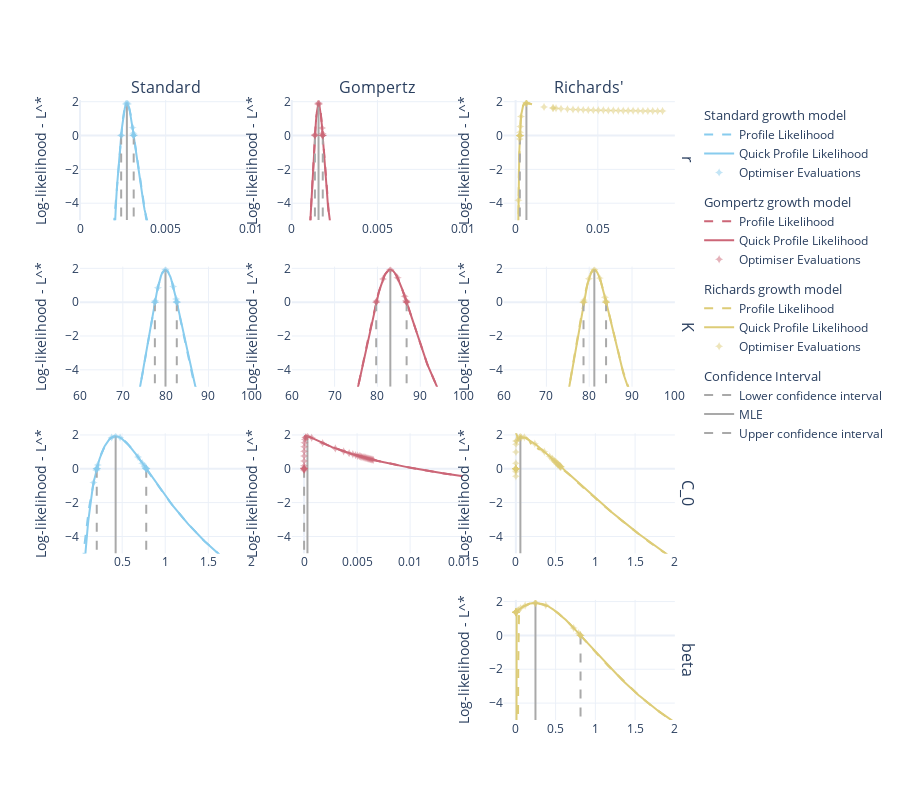
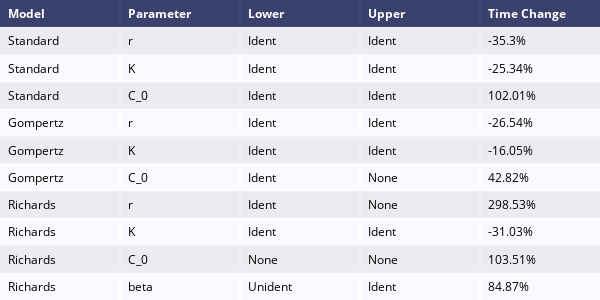

Source (notebook cell) for these figures, in order:
### Code cell
opts = {
    'method': 'quadratic approx.',
    'max_N_opts': 40,
    'approx shape N': 10,
    'interp': 0,
    'lower_bounds': 0,
    'seed': seed
}
first_L = True
first_MLE = True
first_U = True
fig2 = make_subplots(rows=4, cols=3)
df_ident = pd.DataFrame(columns=["Model", "Parameter", "Lower", "Upper", "Time Change"])
data["PLL"].result = {}
for i_m, data in enumerate(datas):
    print(data['model'])
    data["PLL"].set_options(opts, reset=True)

    if data['model'] == 'Standard':
        names_m = zip(range(0, 3), row_names[:-1])
    elif data['model'] == 'Gompertz':
        names_m = zip(range(0, 3), row_names[:-1])
    else:
        names_m = zip([0, 1, 3, 2], row_names[:])
    data["PLL"].set_param_range(range(0, len(data['bounds'])), bounds=data['bounds'], adapt=False)
    row = 0
    for i_param, param in names_m:
        print("\t", i_param, param)
        row += 1
        timer.reset()
        result = data["PLL"].run(i_param, n_points = 200)
        quick_time = timer.time()
        time_change = (
            quick_time - slow_times[(data['model'], param)]
        )/slow_times[(data['model'], param)]
        time_change = str(round(time_change*100, 2)) + "%"
        identifiability = data["PLL"].result[i_param]['identifiabilty']
        df_ident.loc[len(df_ident.index)] = [
            data['model'], param, identifiability[0], identifiability[1],
            time_change
        ]
        fig2.add_trace(
            go.Scatter(
                name= "Quick Profile Likelihood",
                x=result[0],
                y=result[1],
                mode='lines',
                line=dict(color=disc_col_scale[i_m]),
                showlegend=i_param==0,
                legendgroup=data["model"],
                legendgrouptitle=dict(
                    text=data["model"]+" growth model"
                )
            ), row=row, col=i_m+1
        )
        x_CI, LL_CI, _ = data["PLL"].result[i_param]['CI']
        if identifiability[0]=='Ident':
            fig2.add_trace(
                go.Scatter(
                    name= "Lower confidence interval",
                    x=[x_CI[0], x_CI[0]],
                    y=[LL_CI[0], -5],  # min(result[1, np.isfinite(result[1])])],
                    mode='lines',
                    line=dict(color='darkgrey', dash='dash'),
                    showlegend=first_L,
                    legendgroup="CI",
                    legendgrouptitle=dict(
                        text="Confidence Interval"
                    )
                ), row=row, col=i_m+1
            )
            first_L = False
        fig2.add_trace(
            go.Scatter(
                name= "MLE",
                x=[x_CI[1], x_CI[1]],
                y=[LL_CI[1], -5],   # min(result[1, np.isfinite(result[1])])],
                mode='lines',
                line=dict(color='darkgrey'),
                showlegend=first_MLE,
                legendgroup="CI",
                legendgrouptitle=dict(
                    text="Confidence Interval"
                )
            ), row=row, col=i_m+1
        )
        first_MLE = False
        if identifiability[1]=='Ident':
            fig2.add_trace(
                go.Scatter(
                    name= "Upper confidence interval",
                    x=[x_CI[2], x_CI[2]],
                    y=[LL_CI[2], -5],   # min(result[1, np.isfinite(result[1])])],
                    mode='lines',
                    line=dict(color='darkgrey', dash='dash'),
                    showlegend=first_U,
                    legendgroup="CI",
                    legendgrouptitle=dict(
                    # k=2, w=weights, s=5e-2*len(weights)
                        text="Confidence Interval"
                    )
                ), row=row, col=i_m+1
            )
            first_U = False
        optimiser_points = data["PLL"].result[i_param]['opt points']
        fig2.add_trace(
            go.Scatter(
                name='Optimiser Evaluations',
                x=optimiser_points[0],
                y=optimiser_points[1],
                mode='markers',
                marker=dict(
                    color=disc_col_scale[i_m],
                    symbol="star-diamond",
                    opacity=0.5
                ),
                showlegend=i_param==0,
                legendgroup=data["model"],
            ), row=row, col=i_m+1
        )
fig = go.Figure(data = fig1.data + fig2.data).set_subplots(
    4, 3, column_titles=col_names , row_titles=row_names
)
fig.update_yaxes(range=[-5, 2.1], title = "Log-likelihood - L^*")
fig.update_layout(
    template='plotly_white',
    width=900,
    height=800,
)
fig.write_image(image_file+"/Log_Growth_PLL_QPLL_r"+str(r_exp)+".svg")
fig.show()

df_ident.replace(['Ident', 'Unident', None], ['Identifiable', 'Unidentible', 'Unknown'])
fig3 = ff.create_table(df_ident)
fig3.update_layout(
    width=600,
    height=300,
)
fig3.write_image(image_file+"/Log_Growth_QPLL_Table_r"+str(r_exp)+".svg")
fig3.show()

### Figure 1 — Plotly figure (JSON) as saved in the notebook; plotly's stock layout.template omitted (floating-point values rounded to 4 significant figures; data arrays with more than 128 entries replaced by an {"elided": "..."} marker saying what was removed)
{"data": [{"legendgroup": "Standard", "legendgrouptitle": {"text": "Standard growth model"}, "line": {"color": "rgb(136, 204, 238)", "dash": "dash"}, "mode": "lines", "name": "Profile Likelihood", "showlegend": true, "type": "scatter", "x": {"elided": "200 float values"}, "xaxis": "x", "y": {"elided": "200 float values"}, "yaxis": "y"}, {"legendgroup": "Standard", "legendgrouptitle": {"text": "Standard growth model"}, "line": {"color": "rgb(136, 204, 238)", "dash": "dash"}, "mode": "lines", "name": "Profile Likelihood", "showlegend": false, "type": "scatter", "x": {"elided": "200 float values"}, "xaxis": "x4", "y": {"elided": "200 float values"}, "yaxis": "y4"}, {"legendgroup": "Standard", "legendgrouptitle": {"text": "Standard growth model"}, "line": {"color": "rgb(136, 204, 238)", "dash": "dash"}, "mode": "lines", "name": "Profile Likelihood", "showlegend": false, "type": "scatter", "x": {"elided": "200 float values"}, "xaxis": "x7", "y": {"elided": "200 float values"}, "yaxis": "y7"}, {"legendgroup": "Gompertz", "legendgrouptitle": {"text": "Gompertz growth model"}, "line": {"color": "rgb(204, 102, 119)", "dash": "dash"}, "mode": "lines", "name": "Profile Likelihood", "showlegend": true, "type": "scatter", "x": {"elided": "200 float values"}, "xaxis": "x2", "y": {"elided": "200 float values"}, "yaxis": "y2"}, {"legendgroup": "Gompertz", "legendgrouptitle": {"text": "Gompertz growth model"}, "line": {"color": "rgb(204, 102, 119)", "dash": "dash"}, "mode": "lines", "name": "Profile Likelihood", "showlegend": false, "type": "scatter", "x": {"elided": "200 float values"}, "xaxis": "x5", "y": {"elided": "200 float values"}, "yaxis": "y5"}, {"legendgroup": "Gompertz", "legendgrouptitle": {"text": "Gompertz growth model"}, "line": {"color": "rgb(204, 102, 119)", "dash": "dash"}, "mode": "lines", "name": "Profile Likelihood", "showlegend": false, "type": "scatter", "x": {"elided": "200 float values"}, "xaxis": "x8", "y": {"elided": "200 float values"}, "yaxis": "y8"}, {"legendgroup": "Richards", "legendgrouptitle": {"text": "Richards growth model"}, "line": {"color": "rgb(221, 204, 119)", "dash": "dash"}, "mode": "lines", "name": "Profile Likelihood", "showlegend": true, "type": "scatter", "x": {"elided": "200 float values"}, "xaxis": "x3", "y": {"elided": "200 float values"}, "yaxis": "y3"}, {"legendgroup": "Richards", "legendgrouptitle": {"text": "Richards growth model"}, "line": {"color": "rgb(221, 204, 119)", "dash": "dash"}, "mode": "lines", "name": "Profile Likelihood", "showlegend": false, "type": "scatter", "x": {"elided": "200 float values"}, "xaxis": "x6", "y": {"elided": "200 float values"}, "yaxis": "y6"}, {"legendgroup": "Richards", "legendgrouptitle": {"text": "Richards growth model"}, "line": {"color": "rgb(221, 204, 119)", "dash": "dash"}, "mode": "lines", "name": "Profile Likelihood", "showlegend": false, "type": "scatter", "x": {"elided": "200 float values"}, "xaxis": "x9", "y": {"elided": "200 float values"}, "yaxis": "y9"}, {"legendgroup": "Richards", "legendgrouptitle": {"text": "Richards growth model"}, "line": {"color": "rgb(221, 204, 119)", "dash": "dash"}, "mode": "lines", "name": "Profile Likelihood", "showlegend": false, "type": "scatter", "x": {"elided": "200 float values"}, "xaxis": "x12", "y": {"elided": "200 float values"}, "yaxis": "y12"}, {"legendgroup": "Standard", "legendgrouptitle": {"text": "Standard growth model"}, "line": {"color": "rgb(136, 204, 238)"}, "mode": "lines", "name": "Quick Profile Likelihood", "showlegend": true, "type": "scatter", "x": {"elided": "200 float values"}, "xaxis": "x", "y": {"elided": "200 float values"}, "yaxis": "y"}, {"legendgroup": "CI", "legendgrouptitle": {"text": "Confidence Interval"}, "line": {"color": "darkgrey", "dash": "dash"}, "mode": "lines", "name": "Lower confidence interval", "showlegend": true, "type": "scatter", "x": [0.002403, 0.002403], "xaxis": "x", "y": [0.0005044, -5], "yaxis": "y"}, {"legendgroup": "CI", "legendgrouptitle": {"text": "Confidence Interval"}, "line": {"color": "darkgrey"}, "mode": "lines", "name": "MLE", "showlegend": true, "type": "scatter", "x": [0.002737, 0.002737], "xaxis": "x", "y": [1.92, -5], "yaxis": "y"}, {"legendgroup": "CI", "legendgrouptitle": {"text": "Confidence Interval"}, "line": {"color": "darkgrey", "dash": "dash"}, "mode": "lines", "name": "Upper confidence interval", "showlegend": true, "type": "scatter", "x": [0.003134, 0.003134], "xaxis": "x", "y": [0.0003102, -5], "yaxis": "y"}, {"legendgroup": "Standard", "marker": {"color": "rgb(136, 204, 238)", "opacity": 0.5, "symbol": "star-diamond"}, "mode": "markers", "name": "Optimiser Evaluations", "showlegend": true, "type": "scatter", "x": [0.002403, 0.002405, 0.002678, 0.002737, 0.002797, 0.00307, 0.003116, 0.003129, 0.003133, 0.003134, 0.003134, 0.003134], "xaxis": "x", "y": [0.0005044, 0.02159, 1.859, 1.92, 1.859, 0.4678, 0.1333, 0.03919, 0.0116, 0.003477, 0.00104, 0.0003102], "yaxis": "y"}, {"legendgroup": "Standard", "legendgrouptitle": {"text": "Standard growth model"}, "line": {"color": "rgb(136, 204, 238)"}, "mode": "lines", "name": "Quick Profile Likelihood", "showlegend": false, "type": "scatter", "x": {"elided": "200 float values"}, "xaxis": "x4", "y": {"elided": "200 float values"}, "yaxis": "y4"}, {"legendgroup": "CI", "legendgrouptitle": {"text": "Confidence Interval"}, "line": {"color": "darkgrey", "dash": "dash"}, "mode": "lines", "name": "Lower confidence interval", "showlegend": false, "type": "scatter", "x": [77.48, 77.48], "xaxis": "x4", "y": [0.0001162, -5], "yaxis": "y4"}, {"legendgroup": "CI", "legendgrouptitle": {"text": "Confidence Interval"}, "line": {"color": "darkgrey"}, "mode": "lines", "name": "MLE", "showlegend": false, "type": "scatter", "x": [79.96, 79.96], "xaxis": "x4", "y": [1.92, -5], "yaxis": "y4"}, {"legendgroup": "CI", "legendgrouptitle": {"text": "Confidence Interval"}, "line": {"color": "darkgrey", "dash": "dash"}, "mode": "lines", "name": "Upper confidence interval", "showlegend": false, "type": "scatter", "x": [82.6, 82.6], "xaxis": "x4", "y": [0.0003595, -5], "yaxis": "y4"}, {"legendgroup": "Standard", "marker": {"color": "rgb(136, 204, 238)", "opacity": 0.5, "symbol": "star-diamond"}, "mode": "markers", "name": "Optimiser Evaluations", "showlegend": false, "type": "scatter", "x": [77.48, 77.48, 77.49, 77.55, 78.18, 79.96, 81.75, 82.44, 82.57, 82.59, 82.6, 82.6], "xaxis": "x4", "y": [0.0001162, 0.001075, 0.01, 0.09176, 0.8571, 1.92, 0.9328, 0.1837, 0.03805, 0.007998, 0.00169, 0.0003595], "yaxis": "y4"}, {"legendgroup": "Standard", "legendgrouptitle": {"text": "Standard growth model"}, "line": {"color": "rgb(136, 204, 238)"}, "mode": "lines", "name": "Quick Profile Likelihood", "showlegend": false, "type": "scatter", "x": {"elided": "200 float values"}, "xaxis": "x7", "y": {"elided": "200 float values"}, "yaxis": "y7"}, {"legendgroup": "CI", "legendgrouptitle": {"text": "Confidence Interval"}, "line": {"color": "darkgrey", "dash": "dash"}, "mode": "lines", "name": "Lower confidence interval", "showlegend": false, "type": "scatter", "x": [0.2046, 0.2046], "xaxis": "x7", "y": [0.0007991, -5], "yaxis": "y7"}, {"legendgroup": "CI", "legendgrouptitle": {"text": "Confidence Interval"}, "line": {"color": "darkgrey"}, "mode": "lines", "name": "MLE", "showlegend": false, "type": "scatter", "x": [0.424, 0.424], "xaxis": "x7", "y": [1.92, -5], "yaxis": "y7"}, {"legendgroup": "CI", "legendgrouptitle": {"text": "Confidence Interval"}, "line": {"color": "darkgrey", "dash": "dash"}, "mode": "lines", "name": "Upper confidence interval", "showlegend": false, "type": "scatter", "x": [0.7794, 0.7794], "xaxis": "x7", "y": [0.0008114, -5], "yaxis": "y7"}, {"legendgroup": "Standard", "marker": {"color": "rgb(136, 204, 238)", "opacity": 0.5, "symbol": "star-diamond"}, "mode": "markers", "name": "Optimiser Evaluations", "showlegend": false, "type": "scatter", "x": [0.1678, 0.2002, 0.2039, 0.2044, 0.2046, 0.2048, 0.2062, 0.2161, 0.378, 0.424, 0.4755, 0.6843, 0.7346, 0.7589, 0.7698, 0.775, 0.7774, 0.7785, 0.779, 0.7793, 0.7794], "xaxis": "x7", "y": [-0.814, -0.08638, -0.01281, -0.002008, 0.0007991, 0.005047, 0.03236, 0.2205, 1.854, 1.92, 1.85, 0.6994, 0.3338, 0.1532, 0.07235, 0.03408, 0.01613, 0.007633, 0.003616, 0.001713, 0.0008114], "yaxis": "y7"}, {"legendgroup": "Gompertz", "legendgrouptitle": {"text": "Gompertz growth model"}, "line": {"color": "rgb(204, 102, 119)"}, "mode": "lines", "name": "Quick Profile Likelihood", "showlegend": true, "type": "scatter", "x": {"elided": "200 float values"}, "xaxis": "x2", "y": {"elided": "200 float values"}, "yaxis": "y2"}, {"legendgroup": "CI", "legendgrouptitle": {"text": "Confidence Interval"}, "line": {"color": "darkgrey", "dash": "dash"}, "mode": "lines", "name": "Lower confidence interval", "showlegend": false, "type": "scatter", "x": [0.001351, 0.001351], "xaxis": "x2", "y": [0.0005822, -5], "yaxis": "y2"}, {"legendgroup": "CI", "legendgrouptitle": {"text": "Confidence Interval"}, "line": {"color": "darkgrey"}, "mode": "lines", "name": "MLE", "showlegend": false, "type": "scatter", "x": [0.001563, 0.001563], "xaxis": "x2", "y": [1.92, -5], "yaxis": "y2"}, {"legendgroup": "CI", "legendgrouptitle": {"text": "Confidence Interval"}, "line": {"color": "darkgrey", "dash": "dash"}, "mode": "lines", "name": "Upper confidence interval", "showlegend": false, "type": "scatter", "x": [0.001809, 0.001809], "xaxis": "x2", "y": [0.0007059, -5], "yaxis": "y2"}, {"legendgroup": "Gompertz", "marker": {"color": "rgb(204, 102, 119)", "opacity": 0.5, "symbol": "star-diamond"}, "mode": "markers", "name": "Optimiser Evaluations", "showlegend": true, "type": "scatter", "x": [0.001351, 0.001351, 0.001354, 0.001527, 0.001563, 0.0016, 0.001772, 0.001799, 0.001807, 0.001809, 0.001809, 0.001809], "xaxis": "x2", "y": [0.0005822, 0.002041, 0.06142, 1.862, 1.92, 1.861, 0.443, 0.1185, 0.03273, 0.00913, 0.002551, 0.0007059], "yaxis": "y2"}, {"legendgroup": "Gompertz", "legendgrouptitle": {"text": "Gompertz growth model"}, "line": {"color": "rgb(204, 102, 119)"}, "mode": "lines", "name": "Quick Profile Likelihood", "showlegend": false, "type": "scatter", "x": {"elided": "200 float values"}, "xaxis": "x5", "y": {"elided": "200 float values"}, "yaxis": "y5"}, {"legendgroup": "CI", "legendgrouptitle": {"text": "Confidence Interval"}, "line": {"color": "darkgrey", "dash": "dash"}, "mode": "lines", "name": "Lower confidence interval", "showlegend": false, "type": "scatter", "x": [79.71, 79.71], "xaxis": "x5", "y": [-0.0001957, -5], "yaxis": "y5"}, {"legendgroup": "CI", "legendgrouptitle": {"text": "Confidence Interval"}, "line": {"color": "darkgrey"}, "mode": "lines", "name": "MLE", "showlegend": false, "type": "scatter", "x": [83.01, 83.01], "xaxis": "x5", "y": [1.92, -5], "yaxis": "y5"}, {"legendgroup": "CI", "legendgrouptitle": {"text": "Confidence Interval"}, "line": {"color": "darkgrey", "dash": "dash"}, "mode": "lines", "name": "Upper confidence interval", "showlegend": false, "type": "scatter", "x": [86.81, 86.81], "xaxis": "x5", "y": [0.0008793, -5], "yaxis": "y5"}, {"legendgroup": "Gompertz", "marker": {"color": "rgb(204, 102, 119)", "opacity": 0.5, "symbol": "star-diamond"}, "mode": "markers", "name": "Optimiser Evaluations", "showlegend": false, "type": "scatter", "x": [79.71, 79.72, 79.78, 81.31, 83.01, 84.71, 86.36, 86.7, 86.78, 86.81, 86.81, 86.81], "xaxis": "x5", "y": [-0.0001957, 0.003496, 0.06875, 1.372, 1.92, 1.44, 0.3548, 0.09372, 0.02533, 0.007153, 0.002245, 0.0008793], "yaxis": "y5"}, {"legendgroup": "Gompertz", "legendgrouptitle": {"text": "Gompertz growth model"}, "line": {"color": "rgb(204, 102, 119)"}, "mode": "lines", "name": "Quick Profile Likelihood", "showlegend": false, "type": "scatter", "x": {"elided": "200 float values"}, "xaxis": "x8", "y": {"elided": "200 float values"}, "yaxis": "y8"}, {"legendgroup": "CI", "legendgrouptitle": {"text": "Confidence Interval"}, "line": {"color": "darkgrey", "dash": "dash"}, "mode": "lines", "name": "Lower confidence interval", "showlegend": false, "type": "scatter", "x": [8.072e-07, 8.072e-07], "xaxis": "x8", "y": [0.0001172, -5], "yaxis": "y8"}, {"legendgroup": "CI", "legendgrouptitle": {"text": "Confidence Interval"}, "line": {"color": "darkgrey"}, "mode": "lines", "name": "MLE", "showlegend": false, "type": "scatter", "x": [0.0003177, 0.0003177], "xaxis": "x8", "y": [1.92, -5], "yaxis": "y8"}, {"legendgroup": "Gompertz", "marker": {"color": "rgb(204, 102, 119)", "opacity": 0.5, "symbol": "star-diamond"}, "mode": "markers", "name": "Optimiser Evaluations", "showlegend": false, "type": "scatter", "x": [6.205e-07, 7.756e-07, 7.95e-07, 8.047e-07, 8.072e-07, 8.096e-07, 8.144e-07, 8.532e-07, 9.308e-07, 1.241e-06, 2.482e-06, 4.964e-06, 9.928e-06, 1.986e-05, 3.971e-05, 7.943e-05, 0.0001325, 0.0001589, 0.0003177, 0.0007195, 0.001753, 0.002947, 0.003735, 0.004249, 0.004601, 0.004857, 0.005053, 0.00521, 0.005339, 0.005448, 0.005563, 0.005671, 0.005778, 0.005881, 0.005981, 0.006079, 0.006174, 0.006267, 0.006358, 0.006446, 0.006532], "xaxis": "x8", "y": [-0.1077, -0.01624, -0.006108, -0.001118, 0.0001172, 0.001349, 0.003792, 0.02292, 0.05871, 0.1774, 0.4657, 0.753, 1.033, 1.299, 1.537, 1.734, 1.841, 1.869, 1.92, 1.835, 1.518, 1.205, 1.029, 0.9241, 0.8562, 0.8085, 0.7731, 0.7453, 0.7228, 0.7039, 0.6843, 0.6662, 0.6484, 0.6314, 0.615, 0.5993, 0.584, 0.5693, 0.5551, 0.5413, 0.528], "yaxis": "y8"}, {"legendgroup": "Richards", "legendgrouptitle": {"text": "Richards growth model"}, "line": {"color": "rgb(221, 204, 119)"}, "mode": "lines", "name": "Quick Profile Likelihood", "showlegend": true, "type": "scatter", "x": {"elided": "200 float values"}, "xaxis": "x3", "y": {"elided": "200 float values"}, "yaxis": "y3"}, {"legendgroup": "CI", "legendgrouptitle": {"text": "Confidence Interval"}, "line": {"color": "darkgrey", "dash": "dash"}, "mode": "lines", "name": "Lower confidence interval", "showlegend": false, "type": "scatter", "x": [0.002592, 0.002592], "xaxis": "x3", "y": [0.0003762, -5], "yaxis": "y3"}, {"legendgroup": "CI", "legendgrouptitle": {"text": "Confidence Interval"}, "line": {"color": "darkgrey"}, "mode": "lines", "name": "MLE", "showlegend": false, "type": "scatter", "x": [0.006582, 0.006582], "xaxis": "x3", "y": [1.92, -5], "yaxis": "y3"}, {"legendgroup": "Richards", "marker": {"color": "rgb(221, 204, 119)", "opacity": 0.5, "symbol": "star-diamond"}, "mode": "markers", "name": "Optimiser Evaluations", "showlegend": true, "type": "scatter", "x": [0.0001709, 0.001731, 0.002511, 0.002579, 0.002587, 0.002592, 0.002592, 0.002593, 0.002594, 0.002596, 0.002681, 0.002851, 0.003291, 0.006482, 0.006582, 0.006685, 0.0173, 0.02258, 0.02302, 0.02459, 0.02762, 0.03153, 0.03491, 0.03805, 0.04112, 0.04418, 0.04726, 0.05031, 0.05335, 0.05639, 0.05942, 0.06244, 0.06546, 0.06845, 0.07146, 0.07445, 0.07744, 0.08043, 0.08341, 0.08639, 0.08935], "xaxis": "x3", "y": [-29.86, -3.826, -0.2086, -0.03269, -0.01144, -0.001357, 0.0003762, 0.002001, 0.004008, 0.009122, 0.1973, 0.5362, 1.127, 1.92, 1.92, 1.92, 1.693, 1.629, 1.624, 1.61, 1.587, 1.562, 1.545, 1.531, 1.519, 1.512, 1.501, 1.492, 1.491, 1.485, 1.478, 1.475, 1.464, 1.467, 1.463, 1.46, 1.456, 1.454, 1.451, 1.443, 1.446], "yaxis": "y3"}, {"legendgroup": "Richards", "legendgrouptitle": {"text": "Richards growth model"}, "line": {"color": "rgb(221, 204, 119)"}, "mode": "lines", "name": "Quick Profile Likelihood", "showlegend": false, "type": "scatter", "x": {"elided": "200 float values"}, "xaxis": "x6", "y": {"elided": "200 float values"}, "yaxis": "y6"}, {"legendgroup": "CI", "legendgrouptitle": {"text": "Confidence Interval"}, "line": {"color": "darkgrey", "dash": "dash"}, "mode": "lines", "name": "Lower confidence interval", "showlegend": false, "type": "scatter", "x": [78.67, 78.67], "xaxis": "x6", "y": [0.0006883, -5], "yaxis": "y6"}, {"legendgroup": "CI", "legendgrouptitle": {"text": "Confidence Interval"}, "line": {"color": "darkgrey"}, "mode": "lines", "name": "MLE", "showlegend": false, "type": "scatter", "x": [81.2, 81.2], "xaxis": "x6", "y": [1.92, -5], "yaxis": "y6"}, {"legendgroup": "CI", "legendgrouptitle": {"text": "Confidence Interval"}, "line": {"color": "darkgrey", "dash": "dash"}, "mode": "lines", "name": "Upper confidence interval", "showlegend": false, "type": "scatter", "x": [83.94, 83.94], "xaxis": "x6", "y": [0.0005993, -5], "yaxis": "y6"}, {"legendgroup": "Richards", "marker": {"color": "rgb(221, 204, 119)", "opacity": 0.5, "symbol": "star-diamond"}, "mode": "markers", "name": "Optimiser Evaluations", "showlegend": false, "type": "scatter", "x": [78.67, 78.67, 78.68, 78.76, 79.92, 81.2, 82.47, 83.67, 83.88, 83.93, 83.94, 83.94, 83.94], "xaxis": "x6", "y": [0.0006883, 0.00159, 0.01121, 0.1212, 1.385, 1.92, 1.422, 0.295, 0.06567, 0.01504, 0.00374, 0.001182, 0.0005993], "yaxis": "y6"}, {"legendgroup": "Richards", "legendgrouptitle": {"text": "Richards growth model"}, "line": {"color": "rgb(221, 204, 119)"}, "mode": "lines", "name": "Quick Profile Likelihood", "showlegend": false, "type": "scatter", "x": {"elided": "200 float values"}, "xaxis": "x9", "y": {"elided": "200 float values"}, "yaxis": "y9"}, {"legendgroup": "CI", "legendgrouptitle": {"text": "Confidence Interval"}, "line": {"color": "darkgrey"}, "mode": "lines", "name": "MLE", "showlegend": false, "type": "scatter", "x": [0.0571, 0.0571], "xaxis": "x9", "y": [1.92, -5], "yaxis": "y9"}, {"legendgroup": "Richards", "marker": {"color": "rgb(221, 204, 119)", "opacity": 0.5, "symbol": "star-diamond"}, "mode": "markers", "name": "Optimiser Evaluations", "showlegend": false, "type": "scatter", "x": [0.0002754, 0.0003443, 0.0003787, 0.0003959, 0.0004002, 0.0004002, 0.0004003, 0.0004003, 0.0004005, 0.0004008, 0.0004013, 0.0004024, 0.0004045, 0.0004131, 0.0005508, 0.001102, 0.002203, 0.004407, 0.008813, 0.04798, 0.0571, 0.06786, 0.1068, 0.2388, 0.3587, 0.426, 0.4593, 0.4777, 0.4886, 0.5012, 0.5109, 0.5205, 0.5288, 0.5353, 0.5423, 0.5483, 0.5534, 0.5573, 0.5603, 0.5644, 0.568], "xaxis": "x9", "y": [-0.4444, -0.1796, -0.07062, -0.01889, -0.00201, 0.003132, 0.002496, 0.001952, 0.001593, 0.001598, 0.00233, 0.004491, 0.006858, 0.0234, 0.3306, 0.9931, 1.45, 1.645, 1.639, 1.843, 1.92, 1.84, 1.862, 1.475, 1.01, 0.7318, 0.5899, 0.4817, 0.4638, 0.3898, 0.3678, 0.3117, 0.2414, 0.2623, 0.2245, 0.1894, 0.1486, 0.1122, 0.1532, 0.1328, 0.1105], "yaxis": "y9"}, {"legendgroup": "Richards", "legendgrouptitle": {"text": "Richards growth model"}, "line": {"color": "rgb(221, 204, 119)"}, "mode": "lines", "name": "Quick Profile Likelihood", "showlegend": false, "type": "scatter", "x": {"elided": "200 float values"}, "xaxis": "x12", "y": {"elided": "200 float values"}, "yaxis": "y12"}, {"legendgroup": "CI", "legendgrouptitle": {"text": "Confidence Interval"}, "line": {"color": "darkgrey"}, "mode": "lines", "name": "MLE", "showlegend": false, "type": "scatter", "x": [0.2465, 0.2465], "xaxis": "x12", "y": [1.92, -5], "yaxis": "y12"}, {"legendgroup": "CI", "legendgrouptitle": {"text": "Confidence Interval"}, "line": {"color": "darkgrey", "dash": "dash"}, "mode": "lines", "name": "Upper confidence interval", "showlegend": false, "type": "scatter", "x": [0.8136, 0.8136], "xaxis": "x12", "y": [0.0006665, -5], "yaxis": "y12"}, {"legendgroup": "Richards", "marker": {"color": "rgb(221, 204, 119)", "opacity": 0.5, "symbol": "star-diamond"}, "mode": "markers", "name": "Optimiser Evaluations", "showlegend": false, "type": "scatter", "x": [8.924e-07, 1.785e-06, 3.57e-06, 7.139e-06, 1.428e-05, 2.856e-05, 5.711e-05, 0.0001142, 0.0002285, 0.0004569, 0.0009138, 0.001828, 0.003655, 0.00731, 0.01462, 0.02924, 0.05848, 0.117, 0.2412, 0.2465, 0.2521, 0.376, 0.7269, 0.7896, 0.8072, 0.8117, 0.8127, 0.8132, 0.8136], "xaxis": "x12", "y": [1.376, 1.375, 1.376, 1.377, 1.377, 1.376, 1.372, 1.376, 1.373, 1.374, 1.376, 1.377, 1.391, 1.405, 1.438, 1.5, 1.604, 1.772, 1.917, 1.92, 1.916, 1.785, 0.4366, 0.126, 0.03266, 0.007542, 0.00382, 0.002443, 0.0006665], "yaxis": "y12"}], "layout": {"annotations": [{"font": {"size": 16}, "showarrow": false, "text": "Standard", "x": 0.1411, "xanchor": "center", "xref": "paper", "y": 1, "yanchor": "bottom", "yref": "paper"}, {"font": {"size": 16}, "showarrow": false, "text": "Gompertz", "x": 0.49, "xanchor": "center", "xref": "paper", "y": 1, "yanchor": "bottom", "yref": "paper"}, {"font": {"size": 16}, "showarrow": false, "text": "Richards'", "x": 0.8389, "xanchor": "center", "xref": "paper", "y": 1, "yanchor": "bottom", "yref": "paper"}, {"font": {"size": 16}, "showarrow": false, "text": "r", "textangle": 90, "x": 0.98, "xanchor": "left", "xref": "paper", "y": 0.9031, "yanchor": "middle", "yref": "paper"}, {"font": {"size": 16}, "showarrow": false, "text": "K", "textangle": 90, "x": 0.98, "xanchor": "left", "xref": "paper", "y": 0.6344, "yanchor": "middle", "yref": "paper"}, {"font": {"size": 16}, "showarrow": false, "text": "C_0", "textangle": 90, "x": 0.98, "xanchor": "left", "xref": "paper", "y": 0.3656, "yanchor": "middle", "yref": "paper"}, {"font": {"size": 16}, "showarrow": false, "text": "beta", "textangle": 90, "x": 0.98, "xanchor": "left", "xref": "paper", "y": 0.09688, "yanchor": "middle", "yref": "paper"}], "height": 800, "width": 900, "xaxis": {"anchor": "y", "domain": [0, 0.2822]}, "xaxis10": {"anchor": "y10", "domain": [0, 0.2822]}, "xaxis11": {"anchor": "y11", "domain": [0.3489, 0.6311]}, "xaxis12": {"anchor": "y12", "domain": [0.6978, 0.98]}, "xaxis2": {"anchor": "y2", "domain": [0.3489, 0.6311]}, "xaxis3": {"anchor": "y3", "domain": [0.6978, 0.98]}, "xaxis4": {"anchor": "y4", "domain": [0, 0.2822]}, "xaxis5": {"anchor": "y5", "domain": [0.3489, 0.6311]}, "xaxis6": {"anchor": "y6", "domain": [0.6978, 0.98]}, "xaxis7": {"anchor": "y7", "domain": [0, 0.2822]}, "xaxis8": {"anchor": "y8", "domain": [0.3489, 0.6311]}, "xaxis9": {"anchor": "y9", "domain": [0.6978, 0.98]}, "yaxis": {"anchor": "x", "domain": [0.8063, 1], "range": [-5, 2.1], "title": {"text": "Log-likelihood - L^*"}}, "yaxis10": {"anchor": "x10", "domain": [0, 0.1938], "range": [-5, 2.1], "title": {"text": "Log-likelihood - L^*"}}, "yaxis11": {"anchor": "x11", "domain": [0, 0.1938], "range": [-5, 2.1], "title": {"text": "Log-likelihood - L^*"}}, "yaxis12": {"anchor": "x12", "domain": [0, 0.1938], "range": [-5, 2.1], "title": {"text": "Log-likelihood - L^*"}}, "yaxis2": {"anchor": "x2", "domain": [0.8063, 1], "range": [-5, 2.1], "title": {"text": "Log-likelihood - L^*"}}, "yaxis3": {"anchor": "x3", "domain": [0.8063, 1], "range": [-5, 2.1], "title": {"text": "Log-likelihood - L^*"}}, "yaxis4": {"anchor": "x4", "domain": [0.5375, 0.7312], "range": [-5, 2.1], "title": {"text": "Log-likelihood - L^*"}}, "yaxis5": {"anchor": "x5", "domain": [0.5375, 0.7312], "range": [-5, 2.1], "title": {"text": "Log-likelihood - L^*"}}, "yaxis6": {"anchor": "x6", "domain": [0.5375, 0.7312], "range": [-5, 2.1], "title": {"text": "Log-likelihood - L^*"}}, "yaxis7": {"anchor": "x7", "domain": [0.2687, 0.4625], "range": [-5, 2.1], "title": {"text": "Log-likelihood - L^*"}}, "yaxis8": {"anchor": "x8", "domain": [0.2687, 0.4625], "range": [-5, 2.1], "title": {"text": "Log-likelihood - L^*"}}, "yaxis9": {"anchor": "x9", "domain": [0.2687, 0.4625], "range": [-5, 2.1], "title": {"text": "Log-likelihood - L^*"}}}}

### Figure 2 — Plotly figure (JSON) as saved in the notebook; plotly's stock layout.template omitted (floating-point values rounded to 4 significant figures)
{"data": [{"colorscale": [[0, "#00083e"], [0.5, "#ededee"], [1, "#ffffff"]], "hoverinfo": "none", "opacity": 0.75, "showscale": false, "type": "heatmap", "z": [[0, 0, 0, 0, 0], [0.5, 0.5, 0.5, 0.5, 0.5], [1, 1, 1, 1, 1], [0.5, 0.5, 0.5, 0.5, 0.5], [1, 1, 1, 1, 1], [0.5, 0.5, 0.5, 0.5, 0.5], [1, 1, 1, 1, 1], [0.5, 0.5, 0.5, 0.5, 0.5], [1, 1, 1, 1, 1], [0.5, 0.5, 0.5, 0.5, 0.5], [1, 1, 1, 1, 1]]}], "layout": {"annotations": [{"align": "left", "font": {"color": "#ffffff"}, "showarrow": false, "text": "<b>Model</b>", "x": -0.45, "xanchor": "left", "xref": "x", "y": 0, "yref": "y"}, {"align": "left", "font": {"color": "#ffffff"}, "showarrow": false, "text": "<b>Parameter</b>", "x": 0.55, "xanchor": "left", "xref": "x", "y": 0, "yref": "y"}, {"align": "left", "font": {"color": "#ffffff"}, "showarrow": false, "text": "<b>Lower</b>", "x": 1.55, "xanchor": "left", "xref": "x", "y": 0, "yref": "y"}, {"align": "left", "font": {"color": "#ffffff"}, "showarrow": false, "text": "<b>Upper</b>", "x": 2.55, "xanchor": "left", "xref": "x", "y": 0, "yref": "y"}, {"align": "left", "font": {"color": "#ffffff"}, "showarrow": false, "text": "<b>Time Change</b>", "x": 3.55, "xanchor": "left", "xref": "x", "y": 0, "yref": "y"}, {"align": "left", "font": {"color": "#000000"}, "showarrow": false, "text": "Standard", "x": -0.45, "xanchor": "left", "xref": "x", "y": 1, "yref": "y"}, {"align": "left", "font": {"color": "#000000"}, "showarrow": false, "text": "r", "x": 0.55, "xanchor": "left", "xref": "x", "y": 1, "yref": "y"}, {"align": "left", "font": {"color": "#000000"}, "showarrow": false, "text": "Ident", "x": 1.55, "xanchor": "left", "xref": "x", "y": 1, "yref": "y"}, {"align": "left", "font": {"color": "#000000"}, "showarrow": false, "text": "Ident", "x": 2.55, "xanchor": "left", "xref": "x", "y": 1, "yref": "y"}, {"align": "left", "font": {"color": "#000000"}, "showarrow": false, "text": "-35.3%", "x": 3.55, "xanchor": "left", "xref": "x", "y": 1, "yref": "y"}, {"align": "left", "font": {"color": "#000000"}, "showarrow": false, "text": "Standard", "x": -0.45, "xanchor": "left", "xref": "x", "y": 2, "yref": "y"}, {"align": "left", "font": {"color": "#000000"}, "showarrow": false, "text": "K", "x": 0.55, "xanchor": "left", "xref": "x", "y": 2, "yref": "y"}, {"align": "left", "font": {"color": "#000000"}, "showarrow": false, "text": "Ident", "x": 1.55, "xanchor": "left", "xref": "x", "y": 2, "yref": "y"}, {"align": "left", "font": {"color": "#000000"}, "showarrow": false, "text": "Ident", "x": 2.55, "xanchor": "left", "xref": "x", "y": 2, "yref": "y"}, {"align": "left", "font": {"color": "#000000"}, "showarrow": false, "text": "-25.34%", "x": 3.55, "xanchor": "left", "xref": "x", "y": 2, "yref": "y"}, {"align": "left", "font": {"color": "#000000"}, "showarrow": false, "text": "Standard", "x": -0.45, "xanchor": "left", "xref": "x", "y": 3, "yref": "y"}, {"align": "left", "font": {"color": "#000000"}, "showarrow": false, "text": "C_0", "x": 0.55, "xanchor": "left", "xref": "x", "y": 3, "yref": "y"}, {"align": "left", "font": {"color": "#000000"}, "showarrow": false, "text": "Ident", "x": 1.55, "xanchor": "left", "xref": "x", "y": 3, "yref": "y"}, {"align": "left", "font": {"color": "#000000"}, "showarrow": false, "text": "Ident", "x": 2.55, "xanchor": "left", "xref": "x", "y": 3, "yref": "y"}, {"align": "left", "font": {"color": "#000000"}, "showarrow": false, "text": "102.01%", "x": 3.55, "xanchor": "left", "xref": "x", "y": 3, "yref": "y"}, {"align": "left", "font": {"color": "#000000"}, "showarrow": false, "text": "Gompertz", "x": -0.45, "xanchor": "left", "xref": "x", "y": 4, "yref": "y"}, {"align": "left", "font": {"color": "#000000"}, "showarrow": false, "text": "r", "x": 0.55, "xanchor": "left", "xref": "x", "y": 4, "yref": "y"}, {"align": "left", "font": {"color": "#000000"}, "showarrow": false, "text": "Ident", "x": 1.55, "xanchor": "left", "xref": "x", "y": 4, "yref": "y"}, {"align": "left", "font": {"color": "#000000"}, "showarrow": false, "text": "Ident", "x": 2.55, "xanchor": "left", "xref": "x", "y": 4, "yref": "y"}, {"align": "left", "font": {"color": "#000000"}, "showarrow": false, "text": "-26.54%", "x": 3.55, "xanchor": "left", "xref": "x", "y": 4, "yref": "y"}, {"align": "left", "font": {"color": "#000000"}, "showarrow": false, "text": "Gompertz", "x": -0.45, "xanchor": "left", "xref": "x", "y": 5, "yref": "y"}, {"align": "left", "font": {"color": "#000000"}, "showarrow": false, "text": "K", "x": 0.55, "xanchor": "left", "xref": "x", "y": 5, "yref": "y"}, {"align": "left", "font": {"color": "#000000"}, "showarrow": false, "text": "Ident", "x": 1.55, "xanchor": "left", "xref": "x", "y": 5, "yref": "y"}, {"align": "left", "font": {"color": "#000000"}, "showarrow": false, "text": "Ident", "x": 2.55, "xanchor": "left", "xref": "x", "y": 5, "yref": "y"}, {"align": "left", "font": {"color": "#000000"}, "showarrow": false, "text": "-16.05%", "x": 3.55, "xanchor": "left", "xref": "x", "y": 5, "yref": "y"}, {"align": "left", "font": {"color": "#000000"}, "showarrow": false, "text": "Gompertz", "x": -0.45, "xanchor": "left", "xref": "x", "y": 6, "yref": "y"}, {"align": "left", "font": {"color": "#000000"}, "showarrow": false, "text": "C_0", "x": 0.55, "xanchor": "left", "xref": "x", "y": 6, "yref": "y"}, {"align": "left", "font": {"color": "#000000"}, "showarrow": false, "text": "Ident", "x": 1.55, "xanchor": "left", "xref": "x", "y": 6, "yref": "y"}, {"align": "left", "font": {"color": "#000000"}, "showarrow": false, "text": "None", "x": 2.55, "xanchor": "left", "xref": "x", "y": 6, "yref": "y"}, {"align": "left", "font": {"color": "#000000"}, "showarrow": false, "text": "42.82%", "x": 3.55, "xanchor": "left", "xref": "x", "y": 6, "yref": "y"}, {"align": "left", "font": {"color": "#000000"}, "showarrow": false, "text": "Richards", "x": -0.45, "xanchor": "left", "xref": "x", "y": 7, "yref": "y"}, {"align": "left", "font": {"color": "#000000"}, "showarrow": false, "text": "r", "x": 0.55, "xanchor": "left", "xref": "x", "y": 7, "yref": "y"}, {"align": "left", "font": {"color": "#000000"}, "showarrow": false, "text": "Ident", "x": 1.55, "xanchor": "left", "xref": "x", "y": 7, "yref": "y"}, {"align": "left", "font": {"color": "#000000"}, "showarrow": false, "text": "None", "x": 2.55, "xanchor": "left", "xref": "x", "y": 7, "yref": "y"}, {"align": "left", "font": {"color": "#000000"}, "showarrow": false, "text": "298.53%", "x": 3.55, "xanchor": "left", "xref": "x", "y": 7, "yref": "y"}, {"align": "left", "font": {"color": "#000000"}, "showarrow": false, "text": "Richards", "x": -0.45, "xanchor": "left", "xref": "x", "y": 8, "yref": "y"}, {"align": "left", "font": {"color": "#000000"}, "showarrow": false, "text": "K", "x": 0.55, "xanchor": "left", "xref": "x", "y": 8, "yref": "y"}, {"align": "left", "font": {"color": "#000000"}, "showarrow": false, "text": "Ident", "x": 1.55, "xanchor": "left", "xref": "x", "y": 8, "yref": "y"}, {"align": "left", "font": {"color": "#000000"}, "showarrow": false, "text": "Ident", "x": 2.55, "xanchor": "left", "xref": "x", "y": 8, "yref": "y"}, {"align": "left", "font": {"color": "#000000"}, "showarrow": false, "text": "-31.03%", "x": 3.55, "xanchor": "left", "xref": "x", "y": 8, "yref": "y"}, {"align": "left", "font": {"color": "#000000"}, "showarrow": false, "text": "Richards", "x": -0.45, "xanchor": "left", "xref": "x", "y": 9, "yref": "y"}, {"align": "left", "font": {"color": "#000000"}, "showarrow": false, "text": "C_0", "x": 0.55, "xanchor": "left", "xref": "x", "y": 9, "yref": "y"}, {"align": "left", "font": {"color": "#000000"}, "showarrow": false, "text": "None", "x": 1.55, "xanchor": "left", "xref": "x", "y": 9, "yref": "y"}, {"align": "left", "font": {"color": "#000000"}, "showarrow": false, "text": "None", "x": 2.55, "xanchor": "left", "xref": "x", "y": 9, "yref": "y"}, {"align": "left", "font": {"color": "#000000"}, "showarrow": false, "text": "103.51%", "x": 3.55, "xanchor": "left", "xref": "x", "y": 9, "yref": "y"}, {"align": "left", "font": {"color": "#000000"}, "showarrow": false, "text": "Richards", "x": -0.45, "xanchor": "left", "xref": "x", "y": 10, "yref": "y"}, {"align": "left", "font": {"color": "#000000"}, "showarrow": false, "text": "beta", "x": 0.55, "xanchor": "left", "xref": "x", "y": 10, "yref": "y"}, {"align": "left", "font": {"color": "#000000"}, "showarrow": false, "text": "Unident", "x": 1.55, "xanchor": "left", "xref": "x", "y": 10, "yref": "y"}, {"align": "left", "font": {"color": "#000000"}, "showarrow": false, "text": "Ident", "x": 2.55, "xanchor": "left", "xref": "x", "y": 10, "yref": "y"}, {"align": "left", "font": {"color": "#000000"}, "showarrow": false, "text": "84.87%", "x": 3.55, "xanchor": "left", "xref": "x", "y": 10, "yref": "y"}], "height": 300, "margin": {"b": 0, "l": 0, "r": 0, "t": 0}, "width": 600, "xaxis": {"dtick": 1, "gridwidth": 2, "showticklabels": false, "tick0": -0.5, "ticks": "", "zeroline": false}, "yaxis": {"autorange": "reversed", "dtick": 1, "gridwidth": 2, "showticklabels": false, "tick0": 0.5, "ticks": "", "zeroline": false}}}
